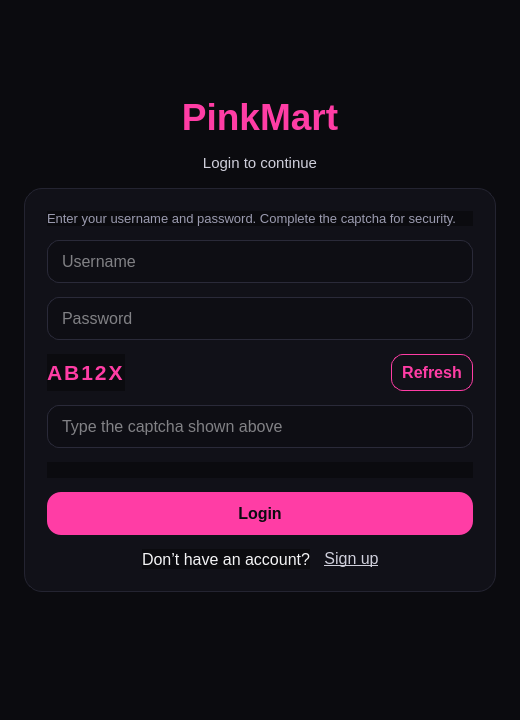
<?xml version="1.0" encoding="UTF-8"?>
<ui version="4.0">
    <class>login_window</class>
    <widget class="QMainWindow" name="LoginWindow">
        <property name="geometry">
            <rect>
                <x>0</x>
                <y>0</y>
                <width>520</width>
                <height>720</height>
            </rect>
        </property>
        <property name="windowTitle">
            <string>Login</string>
        </property>
        <property name="minimumSize">
            <size>
                <width>420</width>
                <height>620</height>
            </size>
        </property>
        <property name="styleSheet">
            <string notr="true">
                /* ===== Global theme: Pink + Black ===== */
                QMainWindow, QWidget {
                background: #0B0B0F;
                color: #F4F4F6;
                font-family: "Segoe UI";
                font-size: 12pt;
                }

                QLabel#lblTitle {
                color: #FF3DA5;
                font-size: 28pt;
                font-weight: 800;
                }

                QLabel#lblSubtitle {
                color: #CFCFDB;
                font-size: 11pt;
                }

                QFrame#card {
                background: #111118;
                border: 1px solid #242431;
                border-radius: 18px;
                }

                QLabel#lblError {
                color: #FF5C7A;
                font-size: 10.5pt;
                }

                QLineEdit {
                background: #0E0E14;
                border: 1px solid #2A2A39;
                border-radius: 12px;
                padding: 10px 12px;
                selection-background-color: #FF3DA5;
                }

                QLineEdit:focus {
                border: 2px solid #FF3DA5;
                }

                QPushButton#btnLogin {
                background: #FF3DA5;
                color: #0B0B0F;
                font-weight: 800;
                border: none;
                border-radius: 14px;
                padding: 12px;
                }

                QPushButton#btnLogin:hover { background: #FF63B7; }
                QPushButton#btnLogin:pressed { background: #E92A93; }

                QPushButton#btnRefresh {
                background: transparent;
                color: #FF3DA5;
                border: 1px solid #FF3DA5;
                border-radius: 12px;
                padding: 8px 10px;
                font-weight: 700;
                }
                QPushButton#btnRefresh:hover { background: rgba(255, 61, 165, 0.12); }
                QPushButton#btnRefresh:pressed { background: rgba(255, 61, 165, 0.22); }

                QPushButton#btnSignup {
                background: transparent;
                color: #CFCFDB;
                border: none;
                text-decoration: underline;
                }
                QPushButton#btnSignup:hover { color: #FF3DA5; }

                QLabel#lblCaptchaText {
                color: #FF3DA5;
                font-weight: 900;
                letter-spacing: 2px;
                font-size: 16pt;
                }

                QLabel#lblHint {
                color: #9B9BB0;
                font-size: 10pt;
                }

            </string>
        </property>
        <widget class="QWidget" name="centralwidget">
            <layout class="QVBoxLayout" name="rootLayout">
                <property name="leftMargin">
                    <number>24</number>
                </property>
                <property name="topMargin">
                    <number>24</number>
                </property>
                <property name="rightMargin">
                    <number>24</number>
                </property>
                <property name="bottomMargin">
                    <number>24</number>
                </property>
                <property name="spacing">
                    <number>16</number>
                </property>

                <!-- Top spacer for responsiveness -->
                <item>
                    <spacer name="spacerTop">
                        <property name="orientation">
                            <enum>Qt::Vertical</enum>
                        </property>
                        <property name="sizeHint" stdset="0">
                            <size>
                                <width>20</width>
                                <height>40</height>
                            </size>
                        </property>
                    </spacer>
                </item>

                <!-- Header -->
                <item>
                    <widget class="QLabel" name="lblTitle">
                        <property name="text">
                            <string>PinkMart</string>
                        </property>
                        <property name="alignment">
                            <set>Qt::AlignHCenter|Qt::AlignVCenter</set>
                        </property>
                    </widget>
                </item>
                <item>
                    <widget class="QLabel" name="lblSubtitle">
                        <property name="text">
                            <string>Login to continue</string>
                        </property>
                        <property name="alignment">
                            <set>Qt::AlignHCenter|Qt::AlignVCenter</set>
                        </property>
                    </widget>
                </item>

                <!-- Card -->
                <item>
                    <widget class="QFrame" name="card">
                        <property name="sizePolicy">
                            <sizepolicy hsizetype="Expanding" vsizetype="Preferred">
                                <horstretch>0</horstretch>
                                <verstretch>0</verstretch>
                            </sizepolicy>
                        </property>
                        <layout class="QVBoxLayout" name="cardLayout">
                            <property name="leftMargin">
                                <number>22</number>
                            </property>
                            <property name="topMargin">
                                <number>22</number>
                            </property>
                            <property name="rightMargin">
                                <number>22</number>
                            </property>
                            <property name="bottomMargin">
                                <number>22</number>
                            </property>
                            <property name="spacing">
                                <number>14</number>
                            </property>

                            <item>
                                <widget class="QLabel" name="lblHint">
                                    <property name="text">
                                        <string>Enter your username and password. Complete the captcha for security.</string>
                                    </property>
                                    <property name="wordWrap">
                                        <bool>true</bool>
                                    </property>
                                </widget>
                            </item>

                            <!-- Username -->
                            <item>
                                <widget class="QLineEdit" name="leUsername">
                                    <property name="placeholderText">
                                        <string>Username</string>
                                    </property>
                                    <property name="clearButtonEnabled">
                                        <bool>true</bool>
                                    </property>
                                </widget>
                            </item>

                            <!-- Password -->
                            <item>
                                <widget class="QLineEdit" name="lePassword">
                                    <property name="placeholderText">
                                        <string>Password</string>
                                    </property>
                                    <property name="echoMode">
                                        <enum>QLineEdit::Password</enum>
                                    </property>
                                    <property name="clearButtonEnabled">
                                        <bool>true</bool>
                                    </property>
                                </widget>
                            </item>

                            <!-- Captcha row -->
                            <item>
                                <layout class="QHBoxLayout" name="captchaTopRow">
                                    <property name="spacing">
                                        <number>10</number>
                                    </property>

                                    <item>
                                        <widget class="QLabel" name="lblCaptchaText">
                                            <property name="text">
                                                <string>AB12X</string>
                                            </property>
                                            <property name="alignment">
                                                <set>Qt::AlignVCenter|Qt::AlignLeft</set>
                                            </property>
                                        </widget>
                                    </item>

                                    <item>
                                        <spacer name="spacerCaptchaRow">
                                            <property name="orientation">
                                                <enum>Qt::Horizontal</enum>
                                            </property>
                                            <property name="sizeHint" stdset="0">
                                                <size>
                                                    <width>40</width>
                                                    <height>20</height>
                                                </size>
                                            </property>
                                        </spacer>
                                    </item>

                                    <item>
                                        <widget class="QPushButton" name="btnRefresh">
                                            <property name="text">
                                                <string>Refresh</string>
                                            </property>
                                            <property name="cursor">
                                                <cursorShape>PointingHandCursor</cursorShape>
                                            </property>
                                        </widget>
                                    </item>
                                </layout>
                            </item>

                            <item>
                                <widget class="QLineEdit" name="leCaptcha">
                                    <property name="placeholderText">
                                        <string>Type the captcha shown above</string>
                                    </property>
                                    <property name="clearButtonEnabled">
                                        <bool>true</bool>
                                    </property>
                                </widget>
                            </item>

                            <!-- Error label -->
                            <item>
                                <widget class="QLabel" name="lblError">
                                    <property name="text">
                                        <string/>
                                    </property>
                                    <property name="wordWrap">
                                        <bool>true</bool>
                                    </property>
                                </widget>
                            </item>

                            <!-- Login button -->
                            <item>
                                <widget class="QPushButton" name="btnLogin">
                                    <property name="text">
                                        <string>Login</string>
                                    </property>
                                    <property name="cursor">
                                        <cursorShape>PointingHandCursor</cursorShape>
                                    </property>
                                    <property name="default">
                                        <bool>true</bool>
                                    </property>
                                </widget>
                            </item>

                            <!-- Signup link -->
                            <item>
                                <layout class="QHBoxLayout" name="signupRow">
                                    <item>
                                        <spacer name="spacerSignupLeft">
                                            <property name="orientation">
                                                <enum>Qt::Horizontal</enum>
                                            </property>
                                            <property name="sizeHint" stdset="0">
                                                <size>
                                                    <width>40</width>
                                                    <height>20</height>
                                                </size>
                                            </property>
                                        </spacer>
                                    </item>
                                    <item>
                                        <widget class="QLabel" name="lblNoAccount">
                                            <property name="text">
                                                <string>Don’t have an account?</string>
                                            </property>
                                        </widget>
                                    </item>
                                    <item>
                                        <widget class="QPushButton" name="btnSignup">
                                            <property name="text">
                                                <string>Sign up</string>
                                            </property>
                                            <property name="cursor">
                                                <cursorShape>PointingHandCursor</cursorShape>
                                            </property>
                                        </widget>
                                    </item>
                                    <item>
                                        <spacer name="spacerSignupRight">
                                            <property name="orientation">
                                                <enum>Qt::Horizontal</enum>
                                            </property>
                                            <property name="sizeHint" stdset="0">
                                                <size>
                                                    <width>40</width>
                                                    <height>20</height>
                                                </size>
                                            </property>
                                        </spacer>
                                    </item>
                                </layout>
                            </item>

                        </layout>
                    </widget>
                </item>

                <!-- Bottom spacer for responsiveness -->
                <item>
                    <spacer name="spacerBottom">
                        <property name="orientation">
                            <enum>Qt::Vertical</enum>
                        </property>
                        <property name="sizeHint" stdset="0">
                            <size>
                                <width>20</width>
                                <height>80</height>
                            </size>
                        </property>
                    </spacer>
                </item>

            </layout>
        </widget>
        <widget class="QStatusBar" name="statusbar"/>
    </widget>
    <resources/>
    <connections/>
</ui>
